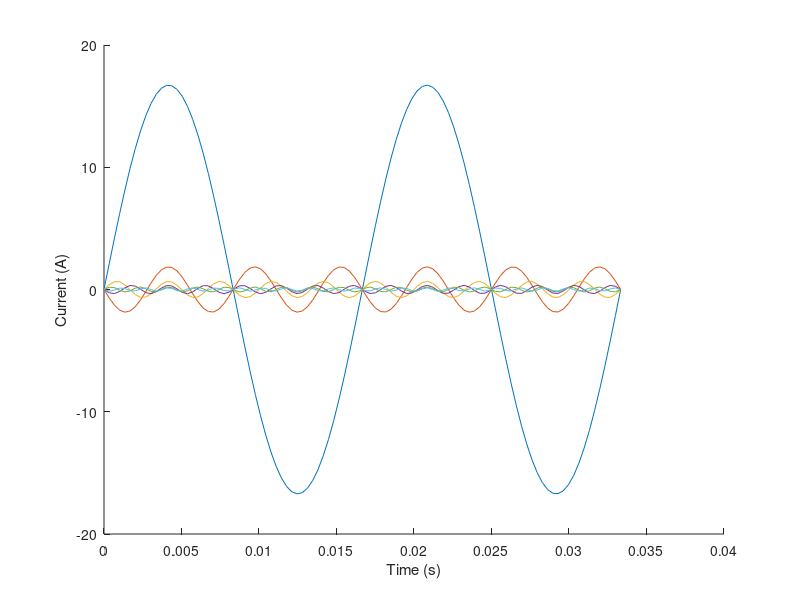
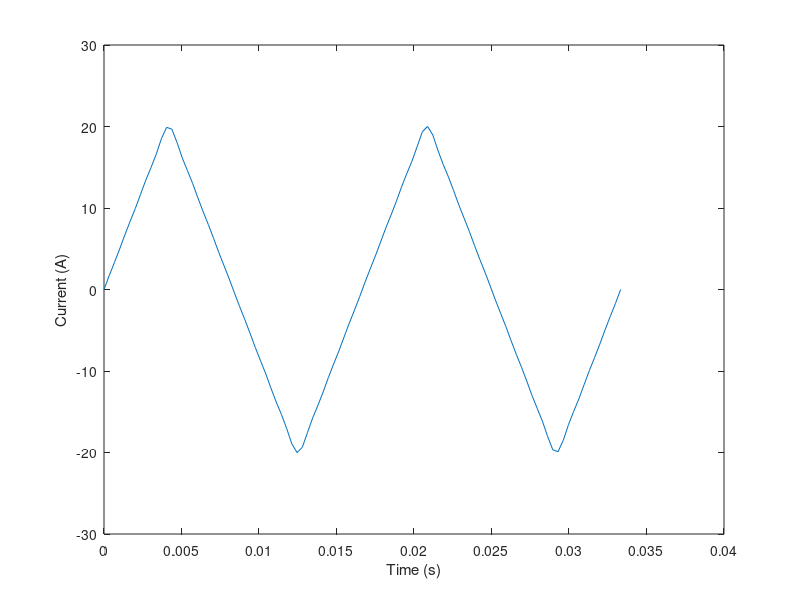
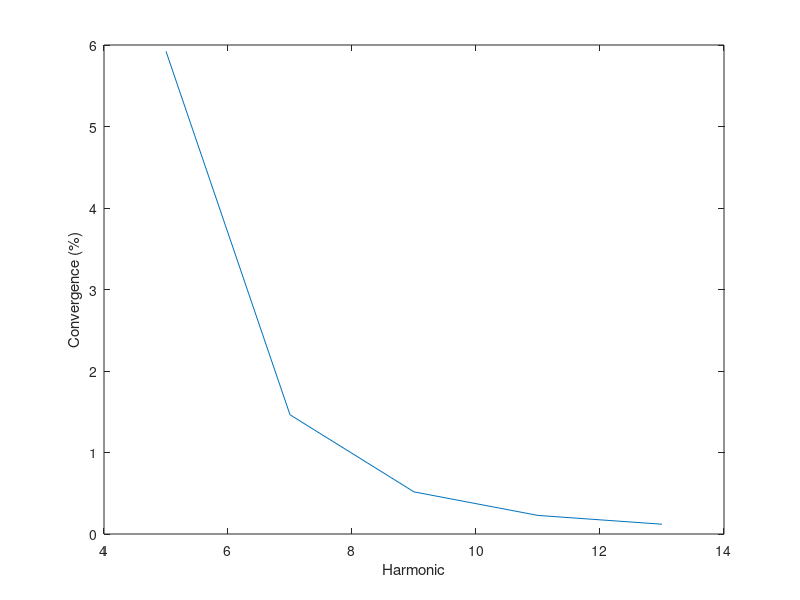

Write MATLAB code to recreate these figures, in order.
close all
clc
clear all
x = linspace(0,1/30);
n = 1;
hold on

while n < 13
    plot(x,165/pi^2*1/n^2*sin(n*pi/2)*sin(2*pi*60*n*x))
    n = n+2;
end
xlabel('Time (s)');
ylabel('Current (A)');
figure()
sum = zeros(1,100);
i = zeros(1,100);

for t = 1:100
    for n = 1:2:13
        sum(t) = sum(t) + 1/n^2 * sin(n*pi/2) * sin(2*pi*n*60*x(t));
    end
    i(t) = 165/pi^2 * sum(t);
end
plot(x,i)
xlabel('Time (s)');
ylabel('Current (A)');

amplitude = zeros(1,7);
harmonic = zeros(7,100);
k = 1;
for n = 1:2:13
    for t = 1:100
        harmonic(k,t) = 165/pi^2*1/n^2*sin(n*pi/2)*sin(2*pi*n*60*x(t));
    end
    amplitude(k)=max(harmonic(k,:));
    k = k + 1;
end

Irms = zeros(1,7);
THD = zeros(1,7);
THD(1) = 1;
for k = 1:7
    Irms(k) = amplitude(k) / sqrt(3);
end

for k = 2:7
    j = 2;
    while j <= k
        THD(k) = THD(k) + Irms(j)^2;
        j = j + 1;
    end
    THD(k) = sqrt(THD(k))/Irms(1);
end

convergence = zeros(1,6);
for k = 7:-1:2
    convergence(k-1) = abs((THD(k)-THD(k-1))/THD(k)) * 100;
end
figure()
x = 5:2:13;
plot(x,convergence(2:6))
xlabel('Harmonic');
ylabel('Convergence (%)')
